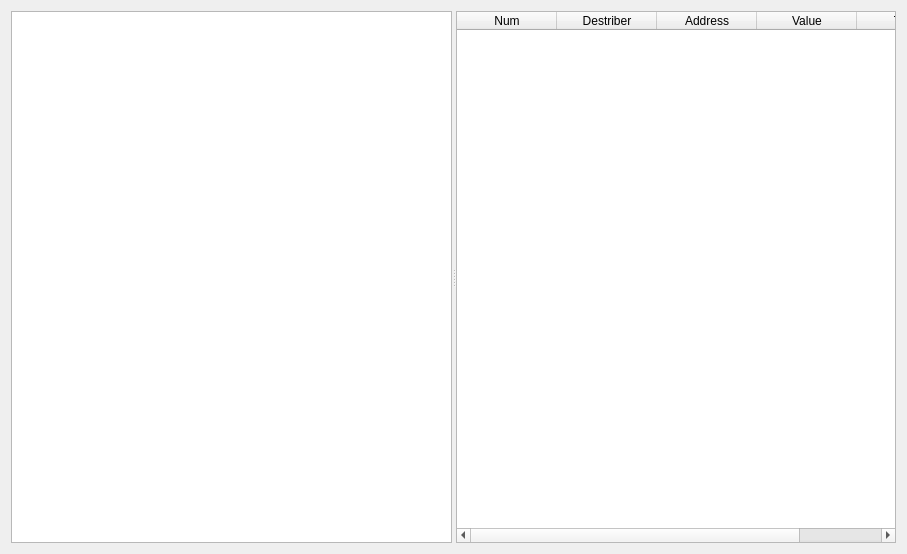
<?xml version="1.0" encoding="UTF-8"?>
<ui version="4.0">
 <class>CHistoryWgt</class>
 <widget class="QWidget" name="CHistoryWgt">
  <property name="geometry">
   <rect>
    <x>0</x>
    <y>0</y>
    <width>907</width>
    <height>554</height>
   </rect>
  </property>
  <property name="windowTitle">
   <string>CHistoryWgt</string>
  </property>
  <layout class="QHBoxLayout" name="horizontalLayout">
   <item>
    <widget class="QSplitter" name="splitter">
     <property name="orientation">
      <enum>Qt::Horizontal</enum>
     </property>
     <widget class="QListWidget" name="listWidget"/>
     <widget class="QTableWidget" name="tableWidget">
      <attribute name="horizontalHeaderStretchLastSection">
       <bool>true</bool>
      </attribute>
      <column>
       <property name="text">
        <string>Num</string>
       </property>
      </column>
      <column>
       <property name="text">
        <string>Destriber</string>
       </property>
      </column>
      <column>
       <property name="text">
        <string>Address</string>
       </property>
      </column>
      <column>
       <property name="text">
        <string>Value</string>
       </property>
      </column>
      <column>
       <property name="text">
        <string>Time</string>
       </property>
      </column>
     </widget>
    </widget>
   </item>
  </layout>
 </widget>
 <layoutdefault spacing="6" margin="11"/>
 <resources/>
 <connections/>
</ui>
